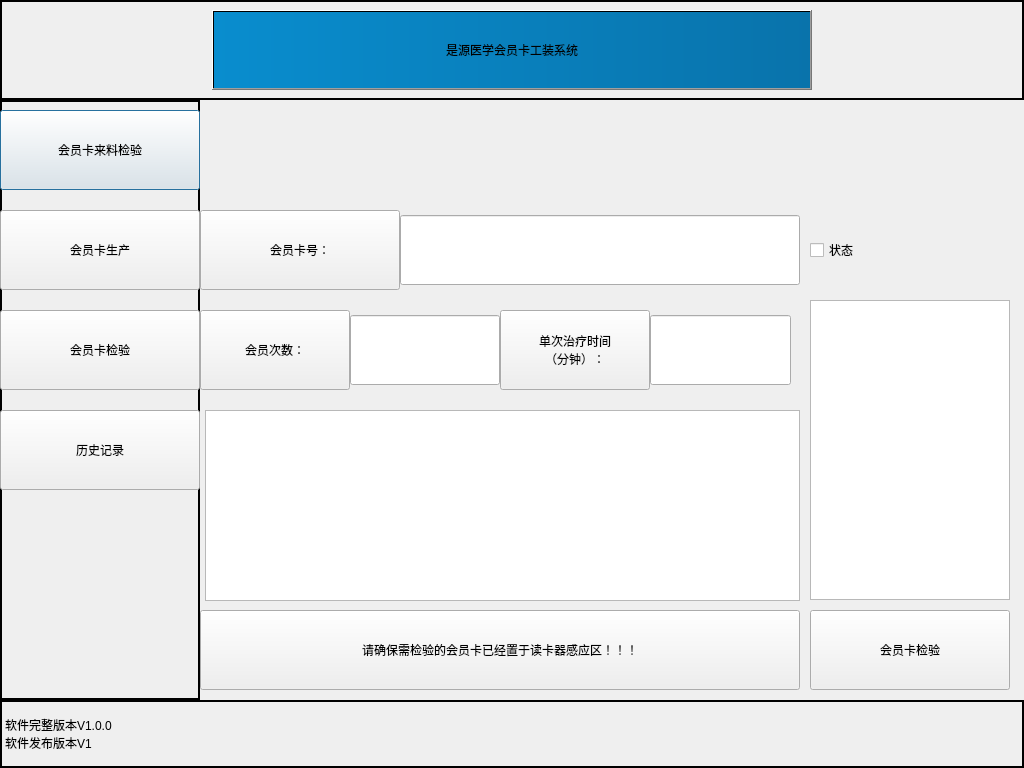
<?xml version="1.0" encoding="UTF-8"?>
<ui version="4.0">
 <class>DialogCheck</class>
 <widget class="QDialog" name="DialogCheck">
  <property name="geometry">
   <rect>
    <x>0</x>
    <y>0</y>
    <width>1024</width>
    <height>768</height>
   </rect>
  </property>
  <property name="minimumSize">
   <size>
    <width>1024</width>
    <height>768</height>
   </size>
  </property>
  <property name="maximumSize">
   <size>
    <width>1024</width>
    <height>768</height>
   </size>
  </property>
  <property name="windowTitle">
   <string>检验界面</string>
  </property>
  <widget class="QLabel" name="label">
   <property name="geometry">
    <rect>
     <x>0</x>
     <y>0</y>
     <width>1045</width>
     <height>716</height>
    </rect>
   </property>
   <property name="minimumSize">
    <size>
     <width>1045</width>
     <height>716</height>
    </size>
   </property>
   <property name="maximumSize">
    <size>
     <width>1045</width>
     <height>716</height>
    </size>
   </property>
   <property name="text">
    <string>TextLabel</string>
   </property>
  </widget>
  <widget class="QLabel" name="label_4">
   <property name="geometry">
    <rect>
     <x>0</x>
     <y>100</y>
     <width>200</width>
     <height>600</height>
    </rect>
   </property>
   <property name="styleSheet">
    <string notr="true">border-width: 2px;
border-style: solid;
border-color:qlineargradient(spread:pad, x1:0, y1:0, x2:1, y2:0, stop:0 rgba(0, 0, 0, 255), stop:1 rgba(255, 255, 255, 255))；</string>
   </property>
   <property name="text">
    <string/>
   </property>
  </widget>
  <widget class="QPushButton" name="pushButton">
   <property name="geometry">
    <rect>
     <x>0</x>
     <y>110</y>
     <width>200</width>
     <height>80</height>
    </rect>
   </property>
   <property name="text">
    <string>会员卡来料检验</string>
   </property>
   <property name="autoDefault">
    <bool>true</bool>
   </property>
  </widget>
  <widget class="QLabel" name="label_2">
   <property name="geometry">
    <rect>
     <x>0</x>
     <y>0</y>
     <width>1024</width>
     <height>100</height>
    </rect>
   </property>
   <property name="styleSheet">
    <string notr="true">border-width: 2px;
border-style: solid;
border-color: rgb(127, 127, 127)；</string>
   </property>
   <property name="text">
    <string/>
   </property>
  </widget>
  <widget class="QLabel" name="label_3">
   <property name="geometry">
    <rect>
     <x>0</x>
     <y>700</y>
     <width>1024</width>
     <height>68</height>
    </rect>
   </property>
   <property name="styleSheet">
    <string notr="true">border-width: 2px;
border-style: solid;
border-color: rgb(127, 127, 127)；</string>
   </property>
   <property name="text">
    <string>软件完整版本V1.0.0
软件发布版本V1</string>
   </property>
  </widget>
  <widget class="QPushButton" name="pushButton_3">
   <property name="geometry">
    <rect>
     <x>0</x>
     <y>310</y>
     <width>200</width>
     <height>80</height>
    </rect>
   </property>
   <property name="styleSheet">
    <string notr="true">background: qlineargradient(x1: 0, y1: 0, x2: 0, y2: 1, stop:0 rgb(226,236,241), 
stop: 0.2 rgb(233,242,247),
stop: 0.7 rgb(176,208,225),
stop: 0.8 rgb(176,208,225),
stop: 1 rgb(192,216,232));
</string>
   </property>
   <property name="text">
    <string>会员卡检验</string>
   </property>
  </widget>
  <widget class="QPushButton" name="pushButton_2">
   <property name="geometry">
    <rect>
     <x>0</x>
     <y>210</y>
     <width>200</width>
     <height>80</height>
    </rect>
   </property>
   <property name="text">
    <string>会员卡生产</string>
   </property>
  </widget>
  <widget class="QPushButton" name="pushButton_4">
   <property name="geometry">
    <rect>
     <x>0</x>
     <y>410</y>
     <width>200</width>
     <height>80</height>
    </rect>
   </property>
   <property name="text">
    <string>历史记录</string>
   </property>
  </widget>
  <widget class="QPushButton" name="pushButton_5">
   <property name="geometry">
    <rect>
     <x>212</x>
     <y>10</y>
     <width>600</width>
     <height>80</height>
    </rect>
   </property>
   <property name="styleSheet">
    <string notr="true">font: 24pt &quot;.AppleSystemUIFont&quot;;
background:qlineargradient(spread:pad,x1:1,y1:0,x2:0,y2:0,stop:0 #0973AB,stop:1 #098DCE)</string>
   </property>
   <property name="text">
    <string>是源医学会员卡工装系统</string>
   </property>
  </widget>
  <widget class="QWidget" name="widget" native="true">
   <property name="geometry">
    <rect>
     <x>200</x>
     <y>100</y>
     <width>824</width>
     <height>600</height>
    </rect>
   </property>
   <property name="styleSheet">
    <string notr="true"/>
   </property>
   <widget class="QPushButton" name="pushButton_9">
    <property name="geometry">
     <rect>
      <x>0</x>
      <y>110</y>
      <width>200</width>
      <height>80</height>
     </rect>
    </property>
    <property name="text">
     <string>会员卡号：</string>
    </property>
   </widget>
   <widget class="QLineEdit" name="lineEdit_2">
    <property name="geometry">
     <rect>
      <x>200</x>
      <y>115</y>
      <width>400</width>
      <height>70</height>
     </rect>
    </property>
   </widget>
   <widget class="QTextEdit" name="textEdit_2">
    <property name="geometry">
     <rect>
      <x>5</x>
      <y>310</y>
      <width>595</width>
      <height>191</height>
     </rect>
    </property>
   </widget>
   <widget class="QPushButton" name="pushButton_10">
    <property name="geometry">
     <rect>
      <x>0</x>
      <y>510</y>
      <width>600</width>
      <height>80</height>
     </rect>
    </property>
    <property name="text">
     <string>请确保需检验的会员卡已经置于读卡器感应区！！！</string>
    </property>
   </widget>
   <widget class="QCheckBox" name="checkBox_2">
    <property name="geometry">
     <rect>
      <x>610</x>
      <y>115</y>
      <width>100</width>
      <height>70</height>
     </rect>
    </property>
    <property name="text">
     <string>状态</string>
    </property>
   </widget>
   <widget class="QPushButton" name="pushButton_11">
    <property name="geometry">
     <rect>
      <x>610</x>
      <y>510</y>
      <width>200</width>
      <height>80</height>
     </rect>
    </property>
    <property name="text">
     <string>会员卡检验</string>
    </property>
   </widget>
   <widget class="QTextBrowser" name="textBrowser_2">
    <property name="geometry">
     <rect>
      <x>610</x>
      <y>200</y>
      <width>200</width>
      <height>300</height>
     </rect>
    </property>
   </widget>
   <widget class="QLineEdit" name="lineEdit_3">
    <property name="geometry">
     <rect>
      <x>150</x>
      <y>215</y>
      <width>150</width>
      <height>70</height>
     </rect>
    </property>
   </widget>
   <widget class="QPushButton" name="pushButton_12">
    <property name="geometry">
     <rect>
      <x>0</x>
      <y>210</y>
      <width>150</width>
      <height>80</height>
     </rect>
    </property>
    <property name="text">
     <string>会员次数：</string>
    </property>
   </widget>
   <widget class="QLineEdit" name="lineEdit_4">
    <property name="geometry">
     <rect>
      <x>450</x>
      <y>215</y>
      <width>141</width>
      <height>70</height>
     </rect>
    </property>
   </widget>
   <widget class="QPushButton" name="pushButton_13">
    <property name="geometry">
     <rect>
      <x>300</x>
      <y>210</y>
      <width>150</width>
      <height>80</height>
     </rect>
    </property>
    <property name="text">
     <string>单次治疗时间
（分钟）：</string>
    </property>
   </widget>
  </widget>
 </widget>
 <resources/>
 <connections/>
</ui>
